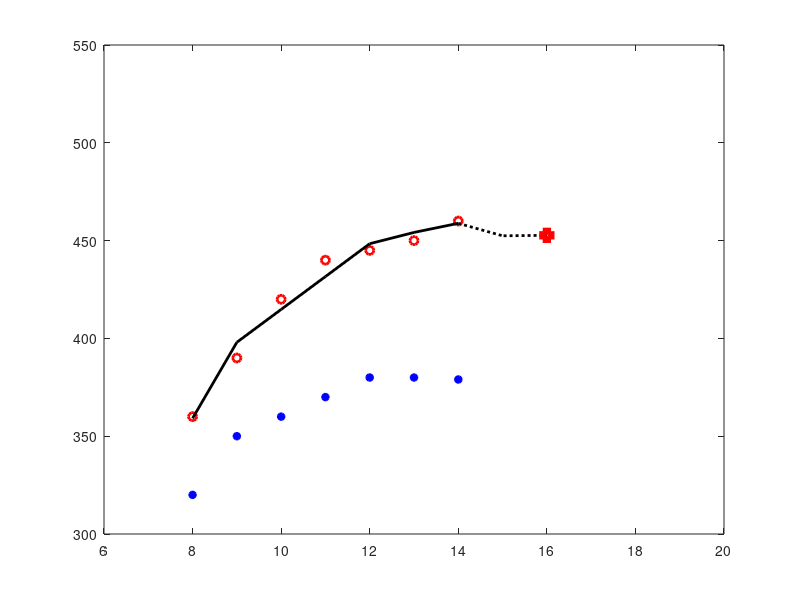

This chart was generated by the following MATLAB code: (Note: this script raises an error after producing the figure.)
% HOURLY LOAD FORECASTING USING MULTIPLE REGRESSION METHOD
clc; clear;
 
hour = [8 9 10 11 12 13 14];
temp = [32 35 36 37 38 38 37.9];
demand = [360 390 420 440 445 450 460];

hour2=[14 15 16];
temp2=[37.9 36.8 36.3];
temp3=[320 350 360 370 380 380 379];
 
hour1 = hour';
temp1 = temp';
demand1 = demand';

p = [ones(size(demand1)) hour1 temp1];
c = p\demand1;
 
figure(1)
% SCATTER DIAGRAMS: LOAD & TEMPERATURE
plot(hour,demand,'ro','LineWidth',2)
hold on;
plot(hour,temp3,'b*','LineWidth',2)
hold on;

plot(hour,(c(1)+c(2)*hour+c(3)*temp),'-k','LineWidth',2)
hold on;
plot(hour2,(c(1)+c(2)*hour2+c(3)*temp2),'k:','LineWidth',2)
hold on;

%-----load at 2p.m
plot(16,(c(1)+c(2)*16+c(3)*36.3),'rs','LineWidth',5)

axis([6 20 300 550])
txt = sprintf('Best fit line y=%.2f+%.2fhour+%.2ftemp',c(1),c(2),c(3));
myplot('Original and regression','HOUR','DEMAND',{'Scatter diagram- Demand','Scatter diagram- Temp',txt,'Extended trend curve','Forecasted load'})


